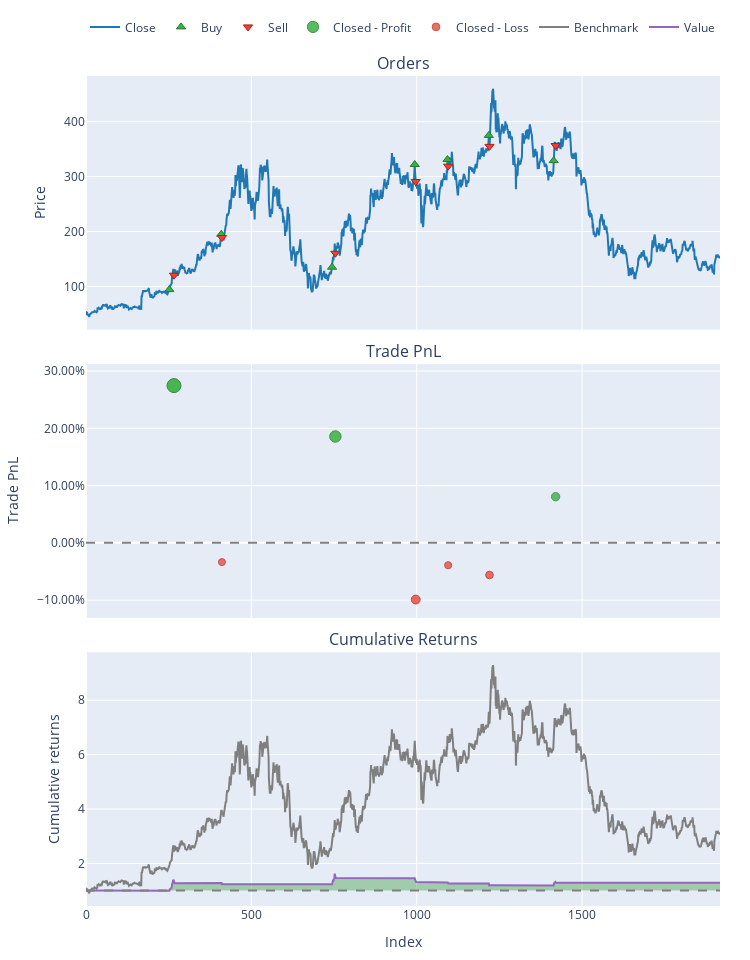

The code cell stored with this chart in its notebook:
### Markdown cell above
visualization

### Code cell
pf.plot().show()
# pf_short.plot().show()

### Figure 1 — Plotly figure (JSON) as saved in the notebook; plotly's stock layout.template omitted (floating-point values rounded to 4 significant figures; data arrays with more than 128 entries replaced by an {"elided": "..."} marker saying what was removed)
{"data": [{"legendgroup": "0", "line": {"color": "#1f77b4"}, "name": "Close", "showlegend": true, "type": "scatter", "uid": "43c84bb8-a460-4a38-bac8-1b9b8ea5c2ab", "x": {"elided": "1918 int values"}, "xaxis": "x", "y": {"elided": "1918 float values"}, "yaxis": "y"}, {"customdata": [[0, 1.059, 0.1423], [2, 0.6525, 0.1813], [4, 0.9109, 0.1752], [6, 0.4527, 0.2077], [8, 0.3969, 0.1872], [10, 0.3367, 0.1799], [12, 0.3622, 0.1698]], "hovertemplate": "Order Id: %{customdata[0]}<br>Timestamp: %{x}<br>Price: %{y}<br>Size: %{customdata[1]:.6f}<br>Fees: %{customdata[2]:.6f}", "legendgroup": "1", "marker": {"color": "#37B13F", "line": {"color": "rgb(38,123,44)", "width": 1}, "size": 8, "symbol": "triangle-up"}, "mode": "markers", "name": "Buy", "type": "scatter", "uid": "21d0ef3c-1ff0-426b-869a-863ff50763c1", "x": [252, 409, 744, 994, 1093, 1218, 1414], "xaxis": "x", "y": [94.3, 195, 135, 322, 331, 375, 329], "yaxis": "y"}, {"customdata": [[1, 1.059, 0.1818], [3, 0.6525, 0.1757], [5, 0.9109, 0.2083], [7, 0.4527, 0.1877], [9, 0.3969, 0.1804], [11, 0.3367, 0.1703], [13, 0.3622, 0.184]], "hovertemplate": "Order Id: %{customdata[0]}<br>Timestamp: %{x}<br>Price: %{y}<br>Size: %{customdata[1]:.6f}<br>Fees: %{customdata[2]:.6f}", "legendgroup": "2", "marker": {"color": "#EA4335", "line": {"color": "rgb(181,31,18)", "width": 1}, "size": 8, "symbol": "triangle-down"}, "mode": "markers", "name": "Sell", "type": "scatter", "uid": "a9e2f964-fe6a-4aa6-abe1-c56909036c57", "x": [266, 411, 754, 997, 1095, 1220, 1420], "xaxis": "x", "y": [120.5, 189, 160.5, 291, 319, 355, 356.5], "yaxis": "y"}, {"customdata": [[0, 0, 27.42, 0.2746], [2, 2, 22.84, 0.1858], [6, 6, 9.608, 0.08062]], "hovertemplate": "Exit Trade Id: %{customdata[0]}<br>Position Id: %{customdata[1]}<br>Exit Timestamp: %{x}<br>PnL: %{customdata[2]:.6f}<br>Return: %{customdata[3]:.2%}", "legendgroup": "3", "marker": {"color": "#37B13F", "line": {"color": "rgb(38,123,44)", "width": 1}, "opacity": [0.9, 0.8447, 0.7793], "size": [14, 11.42, 8.366], "symbol": "circle"}, "mode": "markers", "name": "Closed - Profit", "type": "scatter", "uid": "b87df66a-d47f-47df-a4c9-60f6b99a91f6", "x": [266, 754, 1420], "xaxis": "x2", "y": [0.2746, 0.1858, 0.08062], "yaxis": "y2"}, {"customdata": [[1, 1, -4.272, -0.03358], [3, 3, -14.43, -0.09899], [4, 4, -5.13, -0.03905], [5, 5, -7.084, -0.05611]], "hovertemplate": "Exit Trade Id: %{customdata[0]}<br>Position Id: %{customdata[1]}<br>Exit Timestamp: %{x}<br>PnL: %{customdata[2]:.6f}<br>Return: %{customdata[3]:.2%}", "legendgroup": "4", "marker": {"color": "#EA4335", "line": {"color": "rgb(181,31,18)", "width": 1}, "opacity": [0.75, 0.7907, 0.7534, 0.764], "size": [7, 8.9, 7.159, 7.654], "symbol": "circle"}, "mode": "markers", "name": "Closed - Loss", "type": "scatter", "uid": "d385a3c6-ff7f-4de6-9482-7c37b6d4855e", "x": [411, 997, 1095, 1220], "xaxis": "x2", "y": [-0.03358, -0.09899, -0.03905, -0.05611], "yaxis": "y2"}, {"legendgroup": "5", "line": {"color": "#7f7f7f"}, "name": "Benchmark", "showlegend": true, "type": "scatter", "uid": "0e2588e7-7111-4802-ac93-0e7eb2d6eadf", "x": {"elided": "1918 int values"}, "xaxis": "x3", "y": {"elided": "1918 float values"}, "yaxis": "y3"}, {"hoverinfo": "skip", "legendgroup": "6", "line": {"color": "rgba(0, 0, 0, 0)", "width": 0}, "opacity": 0, "showlegend": false, "type": "scatter", "uid": "6d1eb9ae-687c-4d88-9013-44b1c51cc5f2", "x": {"elided": "1918 int values"}, "xaxis": "x3", "y": {"elided": "1918 int values"}, "yaxis": "y3"}, {"connectgaps": false, "fill": "tonexty", "fillcolor": "rgba(0, 128, 0, 0.3)", "hoverinfo": "skip", "legendgroup": "6", "line": {"color": "rgba(0, 0, 0, 0)", "width": 0}, "opacity": 0, "showlegend": false, "type": "scatter", "uid": "71af8f1a-c754-4e5f-a1ff-1a4e69b96821", "x": {"elided": "1918 int values"}, "xaxis": "x3", "y": {"elided": "1918 float values"}, "yaxis": "y3"}, {"hoverinfo": "skip", "legendgroup": "6", "line": {"color": "rgba(0, 0, 0, 0)", "width": 0}, "opacity": 0, "showlegend": false, "type": "scatter", "uid": "fa4b70ea-6ca0-4d9f-8711-049474b9ce03", "x": {"elided": "1918 int values"}, "xaxis": "x3", "y": {"elided": "1918 int values"}, "yaxis": "y3"}, {"connectgaps": false, "fill": "tonexty", "fillcolor": "rgba(255, 0, 0, 0.3)", "hoverinfo": "skip", "legendgroup": "6", "line": {"color": "rgba(0, 0, 0, 0)", "width": 0}, "opacity": 0, "showlegend": false, "type": "scatter", "uid": "3803b2cc-5a72-40bc-8d03-6d5ed695ff97", "x": {"elided": "1918 int values"}, "xaxis": "x3", "y": {"elided": "1918 float values"}, "yaxis": "y3"}, {"legendgroup": "7", "line": {"color": "#9467bd"}, "name": "Value", "showlegend": true, "type": "scatter", "uid": "47aec185-bacb-4d2b-bbb8-8fd472626012", "x": {"elided": "1918 int values"}, "xaxis": "x3", "y": {"elided": "1918 float values"}, "yaxis": "y3"}, {"hoverinfo": "skip", "legendgroup": "6", "line": {"color": "rgba(0, 0, 0, 0)", "width": 0}, "opacity": 0, "showlegend": false, "type": "scatter", "uid": "985b44f4-f7f8-459c-ab5e-51185971b72e", "x": {"elided": "1918 int values"}, "xaxis": "x3", "y": {"elided": "1918 int values"}, "yaxis": "y3"}], "layout": {"annotations": [{"font": {"size": 16}, "showarrow": false, "text": "Orders", "x": 0.5, "xanchor": "center", "xref": "paper", "y": 1, "yanchor": "bottom", "yref": "paper"}, {"font": {"size": 16}, "showarrow": false, "text": "Trade PnL", "x": 0.5, "xanchor": "center", "xref": "paper", "y": 0.6528, "yanchor": "bottom", "yref": "paper"}, {"font": {"size": 16}, "showarrow": false, "text": "Cumulative Returns", "x": 0.5, "xanchor": "center", "xref": "paper", "y": 0.3056, "yanchor": "bottom", "yref": "paper"}], "height": 960, "legend": {"orientation": "h", "traceorder": "normal", "x": 1, "xanchor": "right", "y": 1.042, "yanchor": "bottom"}, "margin": {"b": 30, "l": 30, "r": 30, "t": 30}, "shapes": [{"line": {"color": "gray", "dash": "dash"}, "type": "line", "x0": 0, "x1": 1, "xref": "paper", "y0": 0, "y1": 0, "yref": "y2"}, {"line": {"color": "gray", "dash": "dash"}, "type": "line", "x0": 0, "x1": 1, "xref": "paper", "y0": 1, "y1": 1, "yref": "y3"}], "showlegend": true, "width": 750, "xaxis": {"anchor": "y", "domain": [0, 1], "matches": "x3", "showticklabels": false}, "xaxis2": {"anchor": "y2", "domain": [0, 1], "matches": "x3", "showticklabels": false}, "xaxis3": {"anchor": "y3", "domain": [0, 1], "title": {"text": "Index"}}, "yaxis": {"anchor": "x", "domain": [0.6944, 1], "title": {"text": "Price"}}, "yaxis2": {"anchor": "x2", "domain": [0.3472, 0.6528], "tickformat": ".2%", "title": {"text": "Trade PnL"}}, "yaxis3": {"anchor": "x3", "domain": [0, 0.3056], "title": {"text": "Cumulative returns"}}}}
